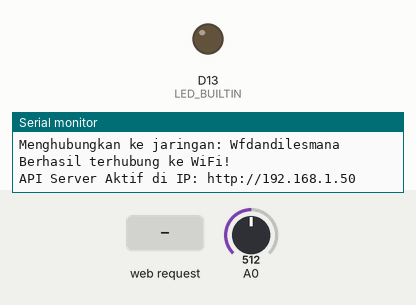
A sketch run on a simulated Arduino Uno R4 WiFi. Shown: output pins drawn as LEDs (lit = HIGH), the last lines printed to the serial monitor. Inputs (shaded band) come from the test bench; at power-on: A0 = 512. WiFi joins after 1.5 s; servers stay silent unless stated.

Above: at 7.7 s.
7.8 s: HTTP request GET /api/led/on received
At 8.2 s:
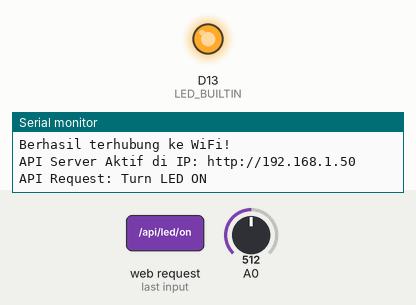
9.3 s: HTTP request GET /api/led/off received
At 10.5 s:
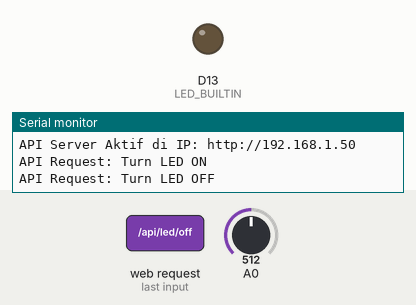
Timing chart, 0 to 12.3 s (numbered marks = the images above; inputs shaded):
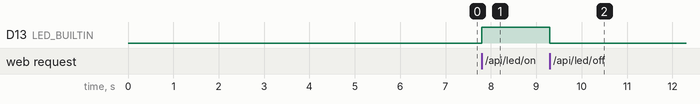

The sketch:

web-firmware.ino
```cpp
#include <WiFiS3.h>

// --- KONFIGURASI WIFI ---
char ssid[] = "Wfdandilesmana";
char pass[] = "123123123";

int status = WL_IDLE_STATUS;
WiFiServer server(80);

void setup() {
  Serial.begin(115200);
  pinMode(LED_BUILTIN, OUTPUT);
  digitalWrite(LED_BUILTIN, LOW);

  if (WiFi.status() == WL_NO_MODULE) {
    Serial.println("Gagal mendeteksi modul WiFi!");
    while (true);
  }

  Serial.print("Menghubungkan ke jaringan: ");
  Serial.println(ssid);

  while (status != WL_CONNECTED) {
    status = WiFi.begin(ssid, pass);
    delay(5000);
  }

  server.begin();
  Serial.println("Berhasil terhubung ke WiFi!");

  IPAddress ip = WiFi.localIP();
  Serial.print("API Server Aktif di IP: http://");
  Serial.println(ip);
}

// Fungsi bantuan untuk mengirim respons JSON yang sesuai standar REST API
void sendJsonResponse(WiFiClient& client, bool ledStatus) {
  int sensorValue = analogRead(A0);

  // 1. Header HTTP
  client.println("HTTP/1.1 200 OK");
  client.println("Content-Type: application/json");
  // CRITICAL: Mengizinkan request dari file lokal komputer (CORS bypass)
  client.println("Access-Control-Allow-Origin: *");
  client.println("Connection: close");
  client.println(); // Baris kosong pembatas

  // 2. Body (JSON Format)
  client.print("{\"led\": ");
  client.print(ledStatus ? "true" : "false");
  client.print(", \"sensor\": ");
  client.print(sensorValue);
  client.println("}");
}

void loop() {
  WiFiClient client = server.available();

  if (client) {
    String currentLine = "";

    while (client.connected()) {
      if (client.available()) {
        char c = client.read();

        if (c == '\n') {
          // Jika request HTTP selesai, tetapi ini bukan endpoint valid, balas 404 atau default status
          if (currentLine.length() == 0) {
            // Jika ada request tanpa parameter yang ditangkap, default kirim status
            sendJsonResponse(client, digitalRead(LED_BUILTIN) == HIGH);
            break;
          } else {
            currentLine = "";
          }
        } else if (c != '\r') {
          currentLine += c;
        }

        // --- ROUTING API ENDPOINTS ---

        // Endpoint 1: Menyalakan LED
        if (currentLine.endsWith("GET /api/led/on")) {
          digitalWrite(LED_BUILTIN, HIGH);
          Serial.println("API Request: Turn LED ON");
          sendJsonResponse(client, true);
          break; // Selesai membalas, keluar loop
        }

        // Endpoint 2: Mematikan LED
        if (currentLine.endsWith("GET /api/led/off")) {
          digitalWrite(LED_BUILTIN, LOW);
          Serial.println("API Request: Turn LED OFF");
          sendJsonResponse(client, false);
          break;
        }

        // Endpoint 3: Menarik Status Saat Ini (Polling)
        if (currentLine.endsWith("GET /api/status")) {
          sendJsonResponse(client, digitalRead(LED_BUILTIN) == HIGH);
          break;
        }
      }
    }
    client.stop();
  }
}
```

Measured:
- after the input at 7.8 s, D13 (LED_BUILTIN): LOW → HIGH at once
- after the input at 9.3 s, D13 (LED_BUILTIN): HIGH → LOW at once
